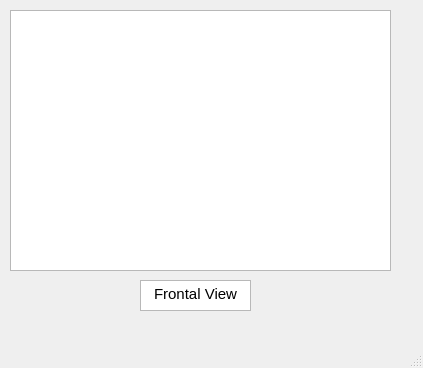
<?xml version="1.0" encoding="UTF-8"?>
<ui version="4.0">
 <class>MainWindow</class>
 <widget class="QMainWindow" name="MainWindow">
  <property name="geometry">
   <rect>
    <x>0</x>
    <y>0</y>
    <width>423</width>
    <height>368</height>
   </rect>
  </property>
  <property name="windowTitle">
   <string>MainWindow</string>
  </property>
  <property name="unifiedTitleAndToolBarOnMac">
   <bool>false</bool>
  </property>
  <widget class="QWidget" name="centralwidget">
   <widget class="QGraphicsView" name="Frontal_img">
    <property name="geometry">
     <rect>
      <x>10</x>
      <y>10</y>
      <width>381</width>
      <height>261</height>
     </rect>
    </property>
   </widget>
   <widget class="QTextEdit" name="textEdit">
    <property name="geometry">
     <rect>
      <x>140</x>
      <y>280</y>
      <width>111</width>
      <height>31</height>
     </rect>
    </property>
    <property name="html">
     <string>&lt;!DOCTYPE HTML PUBLIC &quot;-//W3C//DTD HTML 4.0//EN&quot; &quot;http://www.w3.org/TR/REC-html40/strict.dtd&quot;&gt;
&lt;html&gt;&lt;head&gt;&lt;meta name=&quot;qrichtext&quot; content=&quot;1&quot; /&gt;&lt;style type=&quot;text/css&quot;&gt;
p, li { white-space: pre-wrap; }
&lt;/style&gt;&lt;/head&gt;&lt;body style=&quot; font-family:'Ubuntu'; font-size:11pt; font-weight:400; font-style:normal;&quot;&gt;
&lt;p align=&quot;center&quot; style=&quot; margin-top:0px; margin-bottom:0px; margin-left:0px; margin-right:0px; -qt-block-indent:0; text-indent:0px;&quot;&gt;Frontal View&lt;/p&gt;&lt;/body&gt;&lt;/html&gt;</string>
    </property>
   </widget>
  </widget>
  <widget class="QMenuBar" name="menubar">
   <property name="geometry">
    <rect>
     <x>0</x>
     <y>0</y>
     <width>423</width>
     <height>22</height>
    </rect>
   </property>
  </widget>
  <widget class="QStatusBar" name="statusbar"/>
 </widget>
 <resources/>
 <connections/>
</ui>
